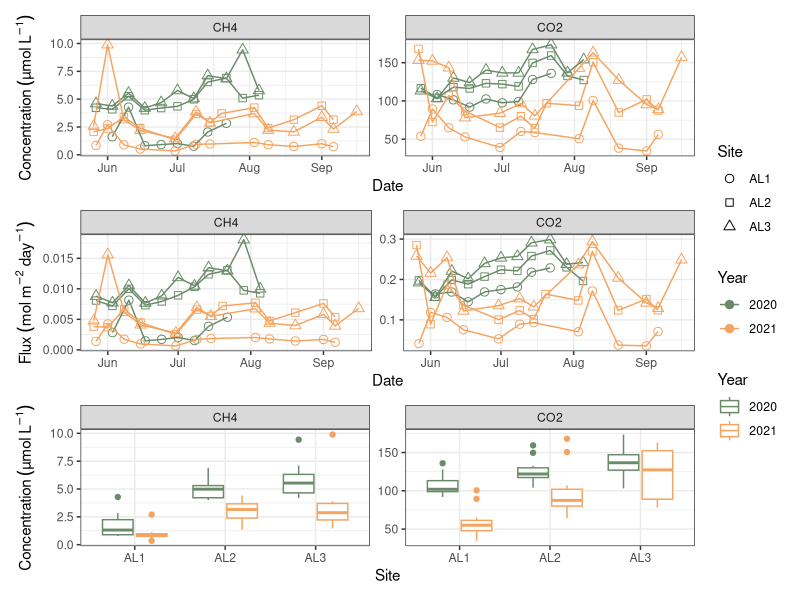
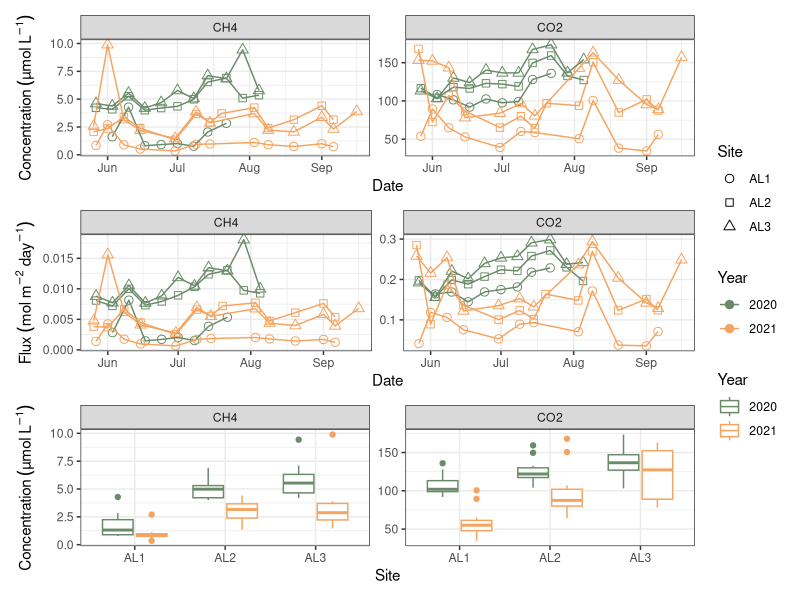

The R source for these figures, in order:
# Figure 4 Gas Timeseries


library(tidyverse)
library(dplyr)
library(lubridate)
library(patchwork)
library(scales)

df <- read_csv("Data/clean.v2.csv")

df <- df %>% 
  filter(Depth=="0") %>% 
  filter(Time=="Day") %>% 
  mutate(Year=as.factor(year(Date))) %>% 
  mutate(Day=yday(Date)) %>% 
  select(Date,Site,Year,Day,fCO2,fCH4,dCO2,dCH4, Depth)

df_long <- pivot_longer(df, cols = c("fCO2","fCH4","dCO2","dCH4"))
df_long <- df_long[!duplicated(df_long),]


df_long <- df_long %>% 
  mutate(Gas=NA) %>% 
  mutate(Param=NA)

for (n in 1:nrow(df_long)) {
  if(df_long$name[n]=="fCO2"){
    df_long$Gas[n]="CO2"
    df_long$Param[n]="Flux (mol/m2/day)"
  } else if (df_long$name[n]=="dCO2"){
    df_long$Gas[n]="CO2"
    df_long$Param[n]="Concentration (µmol/L)"
  }else if(df_long$name[n]=="fCH4"){
    df_long$Gas[n]="CH4"
    df_long$Param[n]="Flux (mol/m2/day)"
  } else if (df_long$name[n]=="dCH4"){
    df_long$Gas[n]="CH4"
    df_long$Param[n]="Concentration (µmol/L)"
  }
}

df_long <- na.omit(df_long)

df_long_flux <- df_long %>% 
  filter(Param=="Flux (mol/m2/day)")

df_long_conc <- df_long %>% 
  filter(Param=="Concentration (µmol/L)")

flux <- ggplot(df_long_flux,aes(x=as.Date(Day, origin=as.Date("2020-01-01")),y=value))+
  geom_point(aes(colour=Year, shape=Site), size=2.5)+
  geom_line(aes(colour=Year, shape=Site))+
  scale_shape_manual(values = c(21,22,24))+
  scale_color_manual(values=c("darkseagreen4", "sandybrown"))+
  facet_wrap(~Gas, scales = "free", nrow = 1)+
  xlab("Date")+
  scale_x_date(labels = date_format("%b"), date_breaks = '1 month')+
  # ylab("Flux (mol/m2/day)")+
  ylab(expression(Flux~(mol~m^-2~day^-1)))+
  theme_bw() 
#  theme(strip.background = element_rect(fill=alpha("deeppink4",0.2)))
conc <- ggplot(df_long_conc,aes(x=as.Date(Day, origin=as.Date("2020-01-01")),y=value))+
  geom_point(aes(colour=Year, shape=Site), size=2.5)+
  geom_line(aes(colour=Year, shape=Site))+
  scale_shape_manual(values = c(21,22,24))+
  scale_color_manual(values=c("darkseagreen4", "sandybrown"))+
  #  labs(title = expression("CH"[4])) +
  facet_wrap(~Gas, scales = "free", nrow = 1)+
  xlab("Date")+
  scale_x_date(labels = date_format("%b"), date_breaks = '1 month')+
  # ylab("Concnentration (µmol/L)")+
  ylab(expression(Concentration~(µmol~L^-1)))+
  theme_bw() 
#  theme(strip.background = element_rect(fill=alpha("deeppink4",0.2)))

spatial <- ggplot(df_long_conc) +
  geom_boxplot(aes(x=Site, y=value, colour=Year))+
  facet_wrap(~Gas, scales = "free_y")+
  ylab(expression(Concentration~(µmol~L^-1)))+
  scale_color_manual(values=c("darkseagreen4", "sandybrown"))+
  theme_bw()

layout <- "
A
B
C"

conc+flux+spatial+plot_layout(design = layout, guides = "collect")
ggsave("Figures/Figure4.png", plot=last_plot())